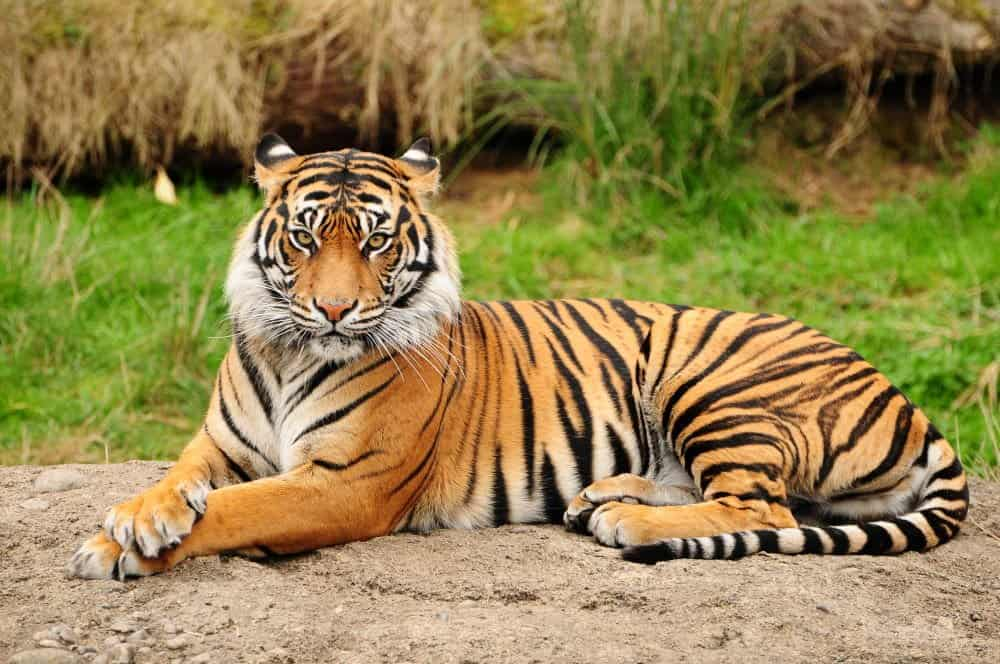
#> input picture week2/tiger.jpg, 1000 x 664 px, found by its file name
$ jupyter execute Lab2.ipynb
#> lines starting #> are read from the running program, lines starting #| are printed output that depends on the picture
[cell 1]
import cv2
import matplotlib.pyplot as plt

[cell 2]
image = cv2.imread("C:/Users/sudob/OneDrive/Desktop/week2/tiger.jpg")
#> image is the input picture: shape (664, 1000, 3); mean B, G, R 78.1, 131.1, 147.8

image_RGB = cv2.cvtColor(image, cv2.COLOR_BGR2RGB)

plt.imshow(image_RGB)
plt.title("Original Image")
plt.axis("off")
plt.show()

[cell 3]
sub_30 = cv2.subtract(image_RGB, 30)
sub_100 = cv2.subtract(image_RGB, 100)

plt.figure(figsize=(10,4))

plt.subplot(1,3,1)
plt.imshow(image_RGB)
plt.title("Original")
plt.axis("off")

plt.subplot(1,3,2)
plt.imshow(sub_30)
plt.title("Subtract 30")
plt.axis("off")

plt.subplot(1,3,3)
plt.imshow(sub_100)
plt.title("Subtract 100")
plt.axis("off")

plt.show()

[cell 4]
R, G, B = cv2.split(image_RGB)

R_sub = cv2.subtract(R, 100)

red_reduced = cv2.merge((R_sub, G, B))

plt.figure(figsize=(8,4))

plt.subplot(1,2,1)
plt.imshow(image_RGB)
plt.title("Original")
plt.axis("off")

plt.subplot(1,2,2)
plt.imshow(red_reduced)
plt.title("Red Channel Reduced")
plt.axis("off")

plt.show()

[cell 5]
add_30 = cv2.add(image_RGB, 30)
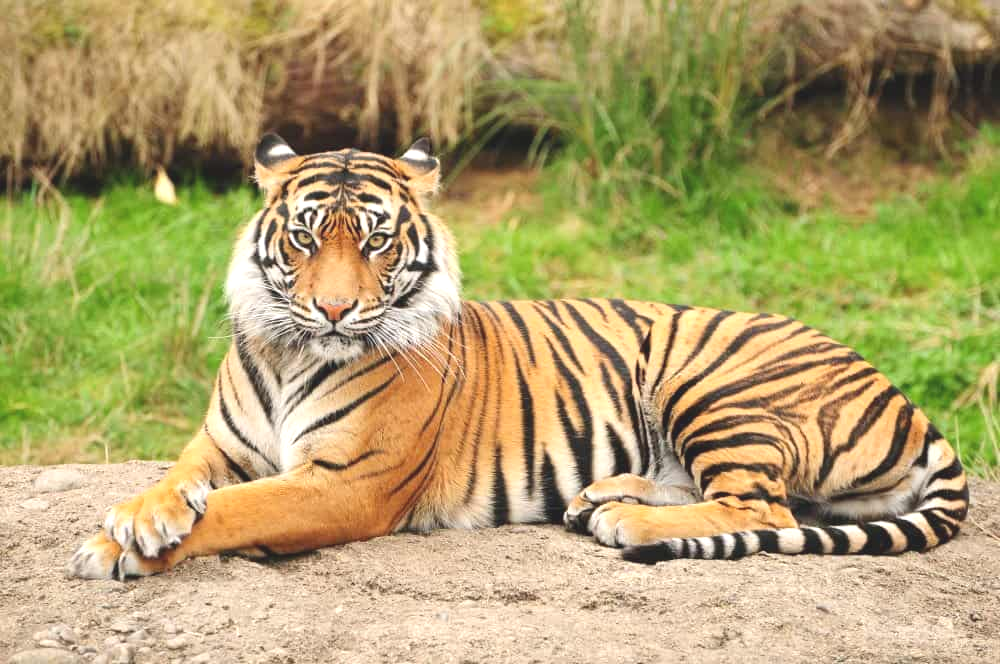
#> add_30: shape (664, 1000, 3); mean R, G, B 176.4, 161.1, 108.1
add_100 = cv2.add(image_RGB, 100)
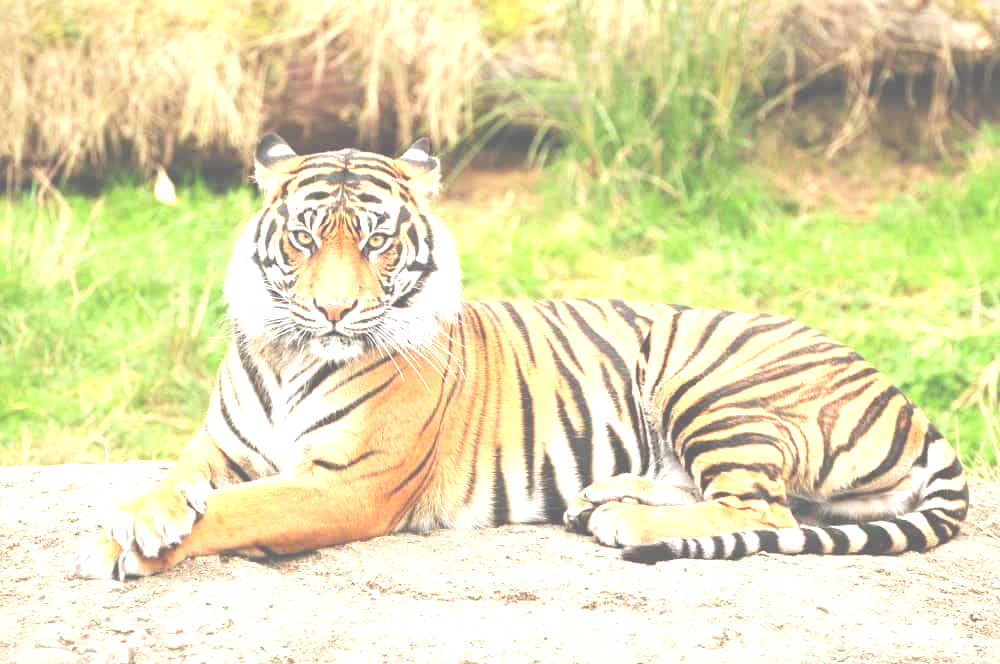
#> add_100: shape (664, 1000, 3); mean R, G, B 226.3, 221.6, 176

plt.figure(figsize=(10,4))

plt.subplot(1,3,1)
plt.imshow(image_RGB)
plt.title("Original")
plt.axis("off")

plt.subplot(1,3,2)
plt.imshow(add_30)
plt.title("Add 30")
plt.axis("off")

plt.subplot(1,3,3)
plt.imshow(add_100)
plt.title("Add 100")
plt.axis("off")

plt.show()

[cell 6]
R_add = cv2.add(R, 100)
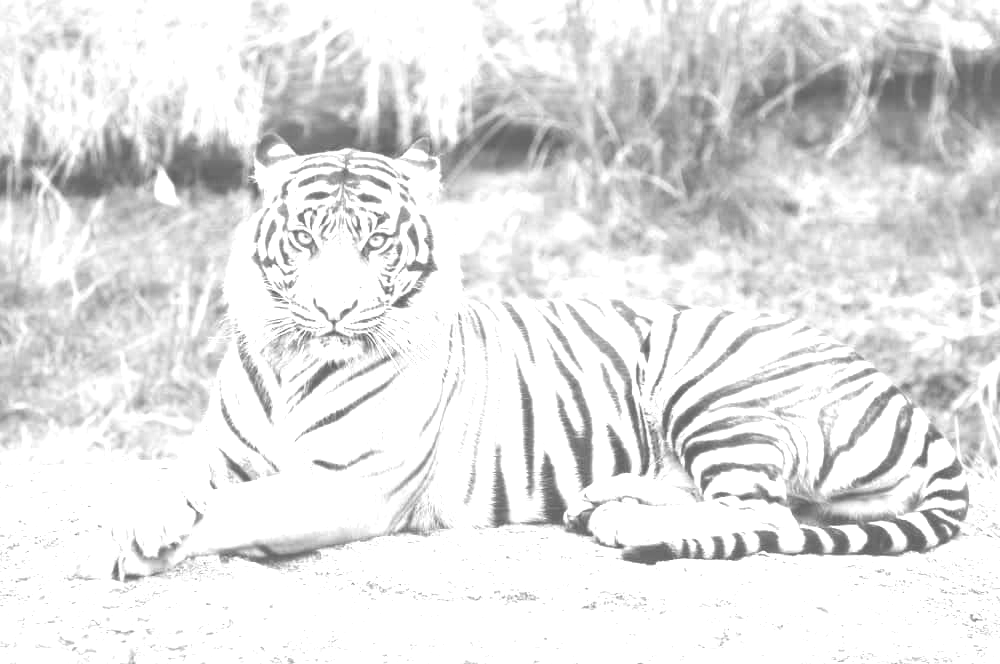
#> R_add: shape (664, 1000); min 100, max 255, mean 226.3

red_increased = cv2.merge((R_add, G, B))
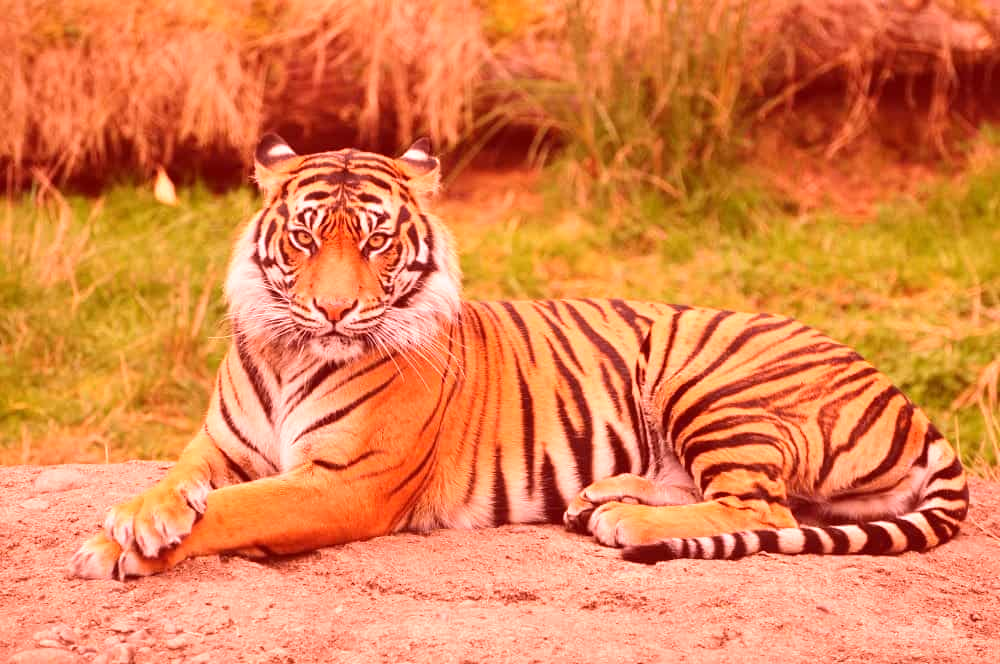
#> red_increased: shape (664, 1000, 3); mean R, G, B 226.3, 131.1, 78.1

plt.figure(figsize=(8,4))

plt.subplot(1,2,1)
plt.imshow(image_RGB)
plt.title("Original")
plt.axis("off")

plt.subplot(1,2,2)
plt.imshow(red_increased)
plt.title("Red Channel Increased")
plt.axis("off")

plt.show()

[cell 7]
multiply_half = cv2.multiply(image_RGB, 0.5)
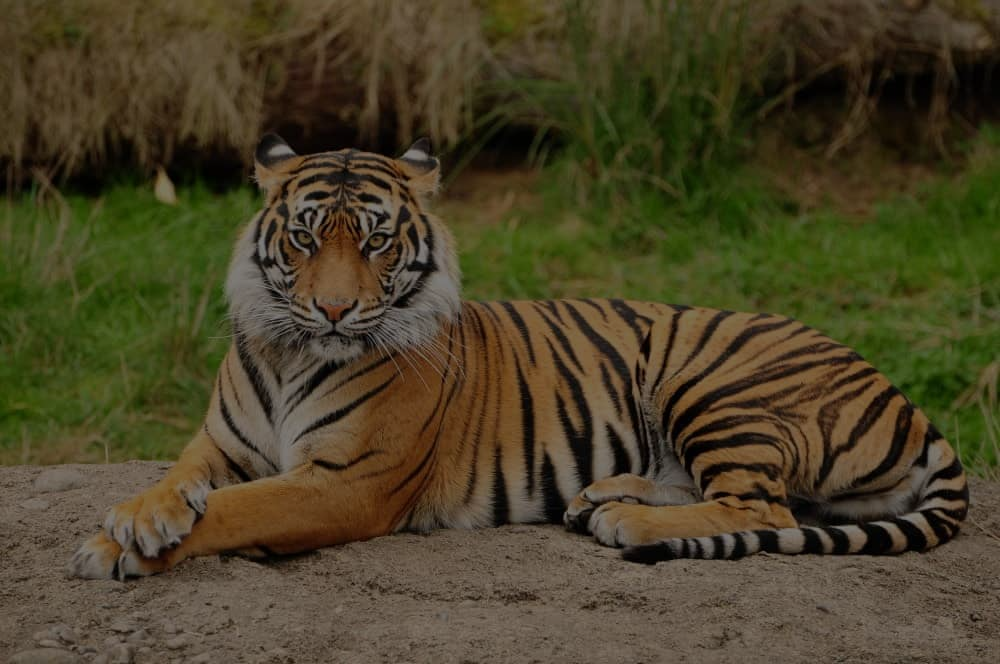
#> multiply_half: shape (664, 1000, 3); mean R, G, B 73.9, 65.6, 39.1
multiply_two = cv2.multiply(image_RGB, 2)
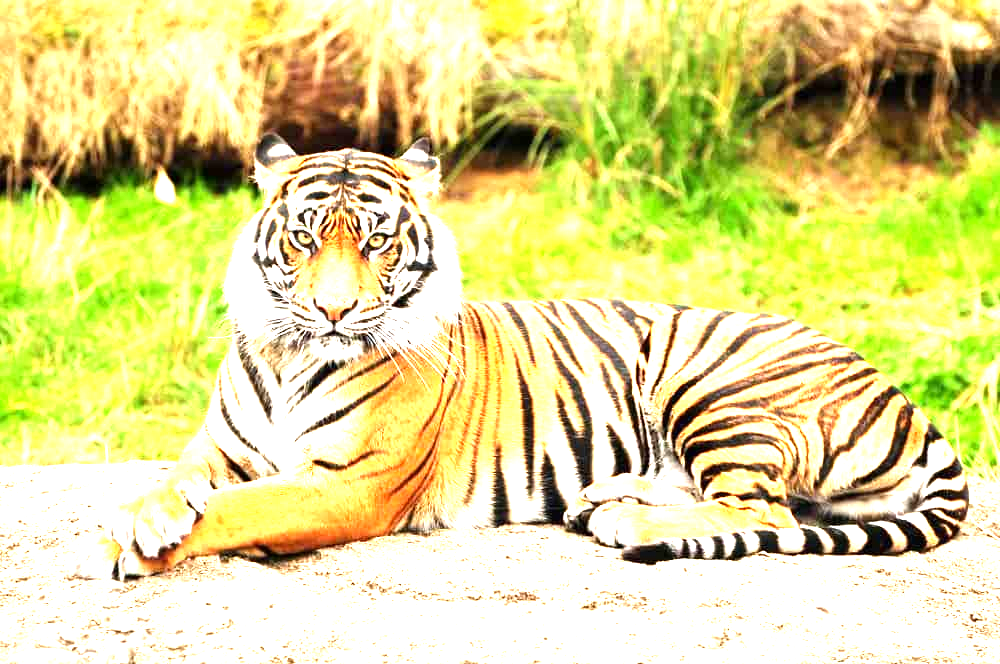
#> multiply_two: shape (664, 1000, 3); mean R, G, B 222.4, 215.9, 142.8

plt.figure(figsize=(10,4))

plt.subplot(1,3,1)
plt.imshow(image_RGB)
plt.title("Original")
plt.axis("off")

plt.subplot(1,3,2)
plt.imshow(multiply_half)
plt.title("Multiply 0.5")
plt.axis("off")

plt.subplot(1,3,3)
plt.imshow(multiply_two)
plt.title("Multiply 2")
plt.axis("off")

plt.show()

[cell 8]
divide_two = cv2.divide(image_RGB, 2)
divide_three = cv2.divide(image_RGB, 3)
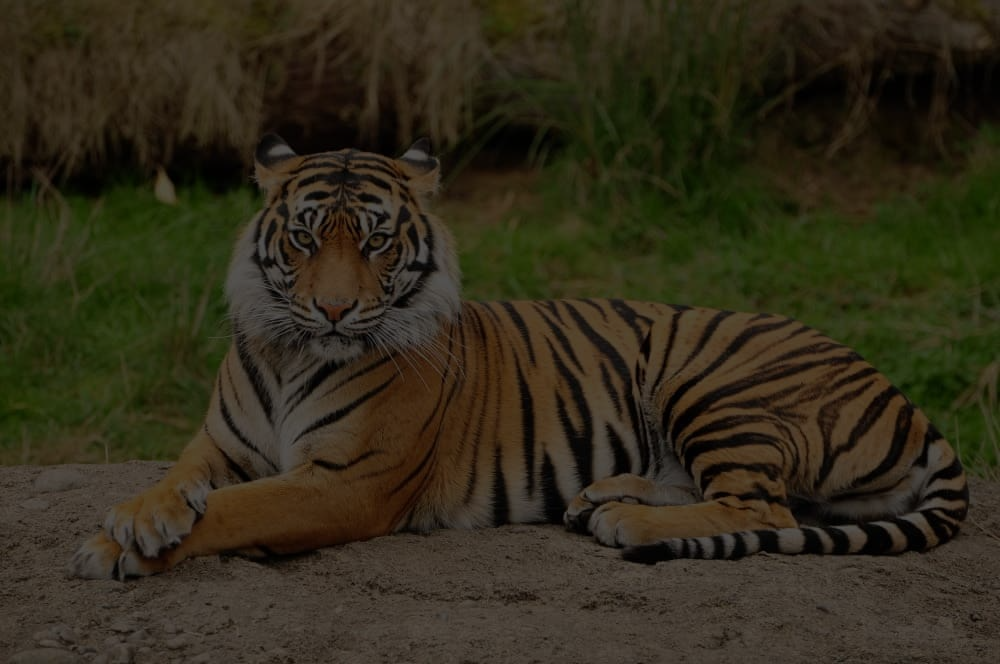
#> divide_three: shape (664, 1000, 3); mean R, G, B 49.3, 43.7, 26
divide_half = cv2.divide(image_RGB, 0.5)

plt.figure(figsize=(12,4))

plt.subplot(1,4,1)
plt.imshow(image_RGB)
plt.title("Original")
plt.axis("off")

plt.subplot(1,4,2)
plt.imshow(divide_two)
plt.title("Divide 2")
plt.axis("off")

plt.subplot(1,4,3)
plt.imshow(divide_three)
plt.title("Divide 3")
plt.axis("off")

plt.subplot(1,4,4)
plt.imshow(divide_half)
plt.title("Divide 0.5")
plt.axis("off")

plt.show()

$ run again, with week2/image.jpg copied over week2/tiger.jpg
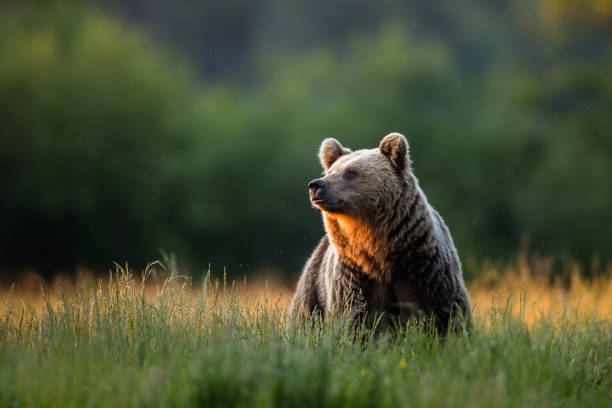
#> input picture week2/image.jpg, 612 x 408 px, found by its file name
#> image is the input picture: shape (408, 612, 3); mean B, G, R 52, 79.1, 71.3
#> `multiply_two = cv2.multiply(image_RGB, 2)`:
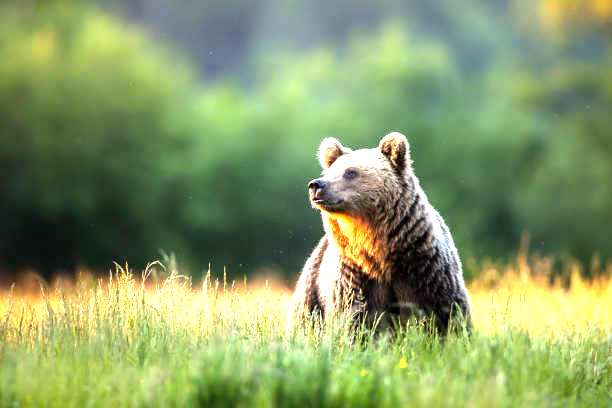
#> multiply_two: shape (408, 612, 3); mean R, G, B 135, 155, 102.7
#> `divide_three = cv2.divide(image_RGB, 3)`:
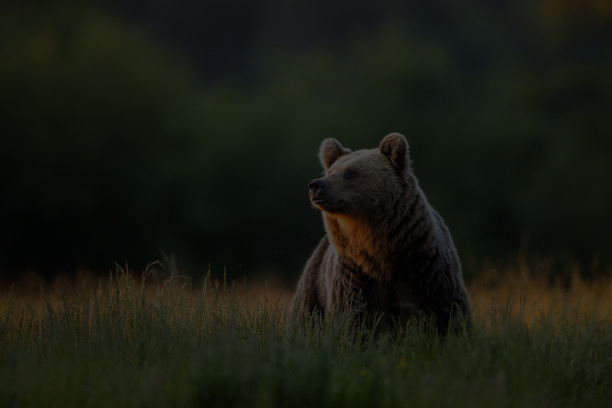
#> divide_three: shape (408, 612, 3); mean R, G, B 23.8, 26.4, 17.3
